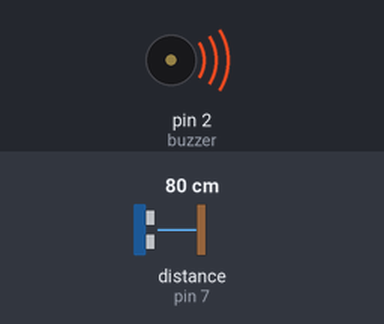
Simulated run of this sketch. Board: Arduino Uno, built with avr-gcc and run on an emulated ATmega328P. Parts: buzzer (waves = sounding). Wiring (inferred from the names in the program): ultrasonic range finder: trigger pin 5; echo pin 7. The test bench sets the inputs (shaded band); at power-on: distance to the obstacle (sensor on pin 7) 80 cm. The echo pulse lasts 58.3 µs per cm; what the sketch prints to the serial monitor is not drawn.

Above: at 1.2 s.
1.3 s: distance to the obstacle (sensor on pin 7) set to 120 cm
At 2.0 s:
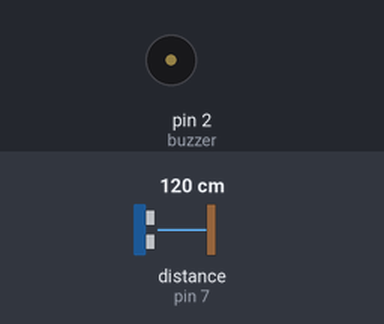
2.8 s: distance to the obstacle (sensor on pin 7) set to 105 cm
4.8 s: distance to the obstacle (sensor on pin 7) set to 98 cm
At 5.6 s:
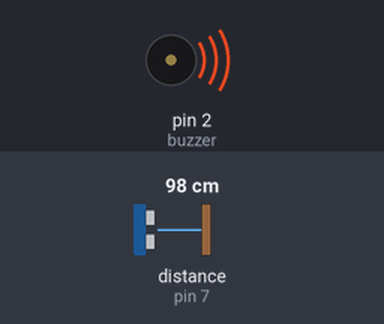
Timing chart, 0 to 7.8 s (numbered marks = the images above; inputs shaded):
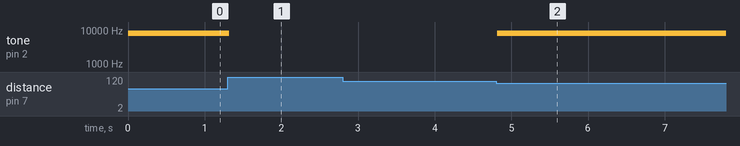

The sketch:

Ultrasonic_Sensor_Overview.ino
```cpp
#define trigpin  5
#define echopin  7
#define buzzer 2
long duration; //pulseIn outputs long
int distance;

void setup(){
  Serial.begin(9600);
  pinMode(trigpin,OUTPUT);
  pinMode(echopin,INPUT);
  pinMode(buzzer,OUTPUT);

  }
void loop(){
  digitalWrite(trigpin,HIGH);
  delayMicroseconds(10);
  digitalWrite(trigpin,LOW);
  delayMicroseconds(10);
       duration = pulseIn(echopin,HIGH);  //remember Distance = Time * Speed
  distance = duration * 0.034 / 2.0;
  Serial.print("Distance is ");
  Serial.print(distance);
  if(distance<100)
    tone(buzzer,8000);
  if(distance>=100)
    noTone(buzzer);
  }
```

Measured:
- the behaviour switches between 102 and 101 cm on distance to the obstacle (sensor on pin 7) (found by bisection; images 1 and 2)
- after the input at 1.3 s, tone on pin 2 (buzzer): 8000 Hz → silent at once
- after the input at 2.8 s, every drawn part: stays the same
- after the input at 4.8 s, tone on pin 2 (buzzer): silent → 8000 Hz at once
